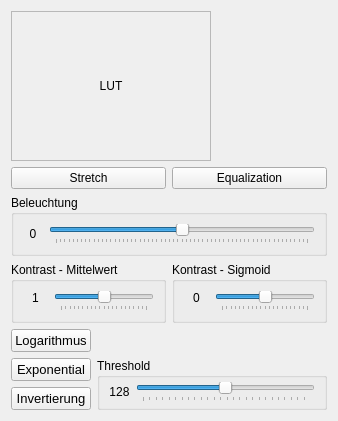
          <widget class="QWidget" name="tab_histogram_manip">
           <attribute name="title">
            <string>Histogramm Mapping</string>
           </attribute>
           <layout class="QVBoxLayout" name="verticalLayout_2">
            <item>
             <layout class="QVBoxLayout" name="verticalLayout_12">
              <property name="sizeConstraint">
               <enum>QLayout::SetDefaultConstraint</enum>
              </property>
              <item>
               <widget class="QLabel" name="lut_visualization">
                <property name="sizePolicy">
                 <sizepolicy hsizetype="Minimum" vsizetype="Minimum">
                  <horstretch>0</horstretch>
                  <verstretch>0</verstretch>
                 </sizepolicy>
                </property>
                <property name="minimumSize">
                 <size>
                  <width>150</width>
                  <height>150</height>
                 </size>
                </property>
                <property name="maximumSize">
                 <size>
                  <width>200</width>
                  <height>200</height>
                 </size>
                </property>
                <property name="layoutDirection">
                 <enum>Qt::LeftToRight</enum>
                </property>
                <property name="frameShape">
                 <enum>QFrame::StyledPanel</enum>
                </property>
                <property name="frameShadow">
                 <enum>QFrame::Plain</enum>
                </property>
                <property name="lineWidth">
                 <number>1</number>
                </property>
                <property name="text">
                 <string>LUT</string>
                </property>
                <property name="scaledContents">
                 <bool>true</bool>
                </property>
                <property name="alignment">
                 <set>Qt::AlignCenter</set>
                </property>
                <property name="indent">
                 <number>-1</number>
                </property>
               </widget>
              </item>
              <item>
               <layout class="QHBoxLayout" name="horizontalLayout_11">
                <property name="sizeConstraint">
                 <enum>QLayout::SetDefaultConstraint</enum>
                </property>
                <item>
                 <widget class="QPushButton" name="pushButton_hist_stretch">
                  <property name="sizePolicy">
                   <sizepolicy hsizetype="MinimumExpanding" vsizetype="Fixed">
                    <horstretch>0</horstretch>
                    <verstretch>0</verstretch>
                   </sizepolicy>
                  </property>
                  <property name="text">
                   <string>Stretch</string>
                  </property>
                 </widget>
                </item>
                <item>
                 <widget class="QPushButton" name="pushButton_hist_equalization">
                  <property name="sizePolicy">
                   <sizepolicy hsizetype="MinimumExpanding" vsizetype="Fixed">
                    <horstretch>0</horstretch>
                    <verstretch>0</verstretch>
                   </sizepolicy>
                  </property>
                  <property name="text">
                   <string>Equalization</string>
                  </property>
                 </widget>
                </item>
               </layout>
              </item>
              <item>
               <widget class="QGroupBox" name="groupBox_9">
                <property name="maximumSize">
                 <size>
                  <width>16777215</width>
                  <height>70</height>
                 </size>
                </property>
                <property name="title">
                 <string>Beleuchtung</string>
                </property>
                <layout class="QHBoxLayout" name="horizontalLayout_2">
                 <item>
                  <widget class="QLabel" name="label_exposure">
                   <property name="sizePolicy">
                    <sizepolicy hsizetype="Fixed" vsizetype="Fixed">
                     <horstretch>0</horstretch>
                     <verstretch>0</verstretch>
                    </sizepolicy>
                   </property>
                   <property name="minimumSize">
                    <size>
                     <width>20</width>
                     <height>0</height>
                    </size>
                   </property>
                   <property name="text">
                    <string>0</string>
                   </property>
                   <property name="alignment">
                    <set>Qt::AlignCenter</set>
                   </property>
                   <property name="margin">
                    <number>0</number>
                   </property>
                   <property name="indent">
                    <number>-1</number>
                   </property>
                  </widget>
                 </item>
                 <item>
                  <widget class="QSlider" name="horizontalSlider_exposure">
                   <property name="minimum">
                    <number>-30</number>
                   </property>
                   <property name="maximum">
                    <number>30</number>
                   </property>
                   <property name="pageStep">
                    <number>10</number>
                   </property>
                   <property name="orientation">
                    <enum>Qt::Horizontal</enum>
                   </property>
                   <property name="tickPosition">
                    <enum>QSlider::TicksBelow</enum>
                   </property>
                  </widget>
                 </item>
                </layout>
               </widget>
              </item>
              <item>
               <layout class="QHBoxLayout" name="horizontalLayout_10">
                <item>
                 <widget class="QGroupBox" name="groupBox_7">
                  <property name="sizePolicy">
                   <sizepolicy hsizetype="MinimumExpanding" vsizetype="Minimum">
                    <horstretch>0</horstretch>
                    <verstretch>0</verstretch>
                   </sizepolicy>
                  </property>
                  <property name="maximumSize">
                   <size>
                    <width>16777215</width>
                    <height>70</height>
                   </size>
                  </property>
                  <property name="title">
                   <string>Kontrast - Mittelwert</string>
                  </property>
                  <layout class="QHBoxLayout" name="horizontalLayout_5">
                   <item>
                    <widget class="QLabel" name="label_contrast">
                     <property name="sizePolicy">
                      <sizepolicy hsizetype="Minimum" vsizetype="Minimum">
                       <horstretch>0</horstretch>
                       <verstretch>0</verstretch>
                      </sizepolicy>
                     </property>
                     <property name="minimumSize">
                      <size>
                       <width>25</width>
                       <height>0</height>
                      </size>
                     </property>
                     <property name="text">
                      <string>1</string>
                     </property>
                     <property name="alignment">
                      <set>Qt::AlignHCenter|Qt::AlignTop</set>
                     </property>
                    </widget>
                   </item>
                   <item>
                    <widget class="QSlider" name="horizontalSlider_contrast">
                     <property name="sizePolicy">
                      <sizepolicy hsizetype="MinimumExpanding" vsizetype="Fixed">
                       <horstretch>0</horstretch>
                       <verstretch>0</verstretch>
                      </sizepolicy>
                     </property>
                     <property name="minimumSize">
                      <size>
                       <width>100</width>
                       <height>0</height>
                      </size>
                     </property>
                     <property name="minimum">
                      <number>0</number>
                     </property>
                     <property name="maximum">
                      <number>200</number>
                     </property>
                     <property name="value">
                      <number>100</number>
                     </property>
                     <property name="orientation">
                      <enum>Qt::Horizontal</enum>
                     </property>
                     <property name="tickPosition">
                      <enum>QSlider::TicksBelow</enum>
                     </property>
                    </widget>
                   </item>
                  </layout>
                 </widget>
                </item>
                <item>
                 <widget class="QGroupBox" name="groupBox_8">
                  <property name="sizePolicy">
                   <sizepolicy hsizetype="MinimumExpanding" vsizetype="Minimum">
                    <horstretch>0</horstretch>
                    <verstretch>0</verstretch>
                   </sizepolicy>
                  </property>
                  <property name="maximumSize">
                   <size>
                    <width>16777215</width>
                    <height>70</height>
                   </size>
                  </property>
                  <property name="title">
                   <string>Kontrast - Sigmoid</string>
                  </property>
                  <layout class="QHBoxLayout" name="horizontalLayout_8">
                   <item>
                    <widget class="QLabel" name="label_contrast_sigmoid">
                     <property name="sizePolicy">
                      <sizepolicy hsizetype="Minimum" vsizetype="Minimum">
                       <horstretch>0</horstretch>
                       <verstretch>0</verstretch>
                      </sizepolicy>
                     </property>
                     <property name="minimumSize">
                      <size>
                       <width>25</width>
                       <height>0</height>
                      </size>
                     </property>
                     <property name="text">
                      <string>0</string>
                     </property>
                     <property name="alignment">
                      <set>Qt::AlignHCenter|Qt::AlignTop</set>
                     </property>
                     <property name="indent">
                      <number>-1</number>
                     </property>
                    </widget>
                   </item>
                   <item>
                    <widget class="QSlider" name="horizontalSlider_contrast_sigmoid">
                     <property name="sizePolicy">
                      <sizepolicy hsizetype="MinimumExpanding" vsizetype="Minimum">
                       <horstretch>0</horstretch>
                       <verstretch>0</verstretch>
                      </sizepolicy>
                     </property>
                     <property name="minimumSize">
                      <size>
                       <width>100</width>
                       <height>0</height>
                      </size>
                     </property>
                     <property name="minimum">
                      <number>-100</number>
                     </property>
                     <property name="maximum">
                      <number>100</number>
                     </property>
                     <property name="orientation">
                      <enum>Qt::Horizontal</enum>
                     </property>
                     <property name="tickPosition">
                      <enum>QSlider::TicksBelow</enum>
                     </property>
                    </widget>
                   </item>
                  </layout>
                 </widget>
                </item>
               </layout>
              </item>
              <item>
               <layout class="QGridLayout" name="gridLayout">
                <item row="0" column="0">
                 <widget class="QPushButton" name="pushButton_hist_log">
                  <property name="font">
                   <font>
                    <pointsize>10</pointsize>
                   </font>
                  </property>
                  <property name="text">
                   <string>Logarithmus</string>
                  </property>
                 </widget>
                </item>
                <item row="1" column="1" rowspan="2">
                 <widget class="QGroupBox" name="groupBox_6">
                  <property name="maximumSize">
                   <size>
                    <width>16777215</width>
                    <height>20000</height>
                   </size>
                  </property>
                  <property name="title">
                   <string>Threshold</string>
                  </property>
                  <layout class="QVBoxLayout" name="verticalLayout">
                   <property name="topMargin">
                    <number>0</number>
                   </property>
                   <property name="bottomMargin">
                    <number>0</number>
                   </property>
                   <item>
                    <layout class="QHBoxLayout" name="horizontalLayout_13">
                     <item>
                      <widget class="QLabel" name="label_threshold">
                       <property name="text">
                        <string>128</string>
                       </property>
                       <property name="alignment">
                        <set>Qt::AlignCenter</set>
                       </property>
                      </widget>
                     </item>
                     <item>
                      <widget class="QSlider" name="horizontalSlider_hist_threshold">
                       <property name="maximum">
                        <number>255</number>
                       </property>
                       <property name="value">
                        <number>128</number>
                       </property>
                       <property name="orientation">
                        <enum>Qt::Horizontal</enum>
                       </property>
                       <property name="tickPosition">
                        <enum>QSlider::TicksBelow</enum>
                       </property>
                       <property name="tickInterval">
                        <number>0</number>
                       </property>
                      </widget>
                     </item>
                    </layout>
                   </item>
                  </layout>
                 </widget>
                </item>
                <item row="1" column="0">
                 <widget class="QPushButton" name="pushButton_hist_exp">
                  <property name="font">
                   <font>
                    <pointsize>10</pointsize>
                   </font>
                  </property>
                  <property name="text">
                   <string>Exponential</string>
                  </property>
                 </widget>
                </item>
                <item row="2" column="0">
                 <widget class="QPushButton" name="pushButton_hist_inv">
                  <property name="font">
                   <font>
                    <pointsize>10</pointsize>
                   </font>
                  </property>
                  <property name="text">
                   <string>Invertierung</string>
                  </property>
                 </widget>
                </item>
               </layout>
              </item>
             </layout>
            </item>
           </layout>
          </widget>
